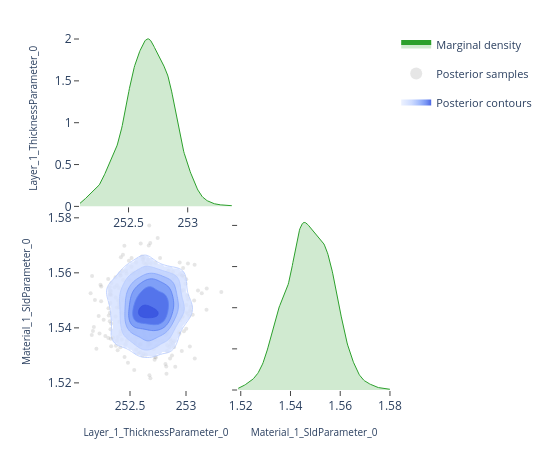

Source (notebook cell):
### Code cell
# ---- Pairwise focus: thickness vs SLD ---------------------------------------
# A 2-parameter corner plot zooms in on the joint posterior for a specific
# pair.  This is the same view the EasyReflectometryApp's "2D Heatmap"
# sub-tab uses to inspect parameter degeneracies.


params_of_interest = ['Layer_1_ThicknessParameter_0', 'Material_1_SldParameter_0']
idx = [posterior.param_names.index(p) for p in params_of_interest]
subset_draws = np.asarray(posterior.draws)[:, idx]

fig = plot_corner(subset_draws, params_of_interest)
fig.show()

### Figure 1 — Plotly figure (JSON) as saved in the notebook; plotly's stock layout.template omitted (floating-point values rounded to 4 significant figures; data arrays with more than 128 entries replaced by an {"elided": "..."} marker saying what was removed)
{"data": [{"fill": "tozeroy", "fillcolor": "rgba(44, 160, 44, 0.22)", "hoverinfo": "skip", "legendgroup": "marginal", "line": {"color": "rgb(44, 160, 44)", "width": 1}, "mode": "lines", "name": "Marginal density", "showlegend": true, "type": "scatter", "x": {"elided": "256 float values"}, "xaxis": "x", "y": {"elided": "256 float values"}, "yaxis": "y"}, {"hoverinfo": "skip", "legendgroup": "scatter", "marker": {"color": "rgba(140, 140, 140, 0.22)", "size": 4}, "mode": "markers", "name": "Posterior samples", "showlegend": true, "type": "scatter", "x": {"elided": "520 float values"}, "xaxis": "x3", "y": {"elided": "520 float values"}, "yaxis": "y3", "zorder": 0}, {"colorscale": [[0.0, "rgba(224, 233, 255, 0.62)"], [0.35, "rgba(183, 203, 255, 0.70)"], [0.6, "rgba(138, 169, 252, 0.78)"], [0.82, "rgba(96, 131, 242, 0.84)"], [1.0, "rgba(58, 86, 224, 0.90)"]], "connectgaps": false, "contours": {"coloring": "fill", "end": 72.66, "showlabels": false, "showlines": false, "size": 11.47, "start": 15.3}, "hoverinfo": "skip", "legendgroup": "contour", "name": "Posterior contours", "showlegend": true, "showscale": false, "type": "contour", "x": [252.1, 252.1, 252.1, 252.1, 252.2, 252.2, 252.2, 252.2, 252.2, 252.2, 252.3, 252.3, 252.3, 252.3, 252.3, 252.3, 252.3, 252.4, 252.4, 252.4, 252.4, 252.4, 252.4, 252.5, 252.5, 252.5, 252.5, 252.5, 252.5, 252.6, 252.6, 252.6, 252.6, 252.6, 252.6, 252.7, 252.7, 252.7, 252.7, 252.7, 252.7, 252.8, 252.8, 252.8, 252.8, 252.8, 252.8, 252.9, 252.9, 252.9, 252.9, 252.9, 252.9, 253.0, 253.0, 253.0, 253.0, 253.0, 253.0, 253.0, 253.1, 253.1, 253.1, 253.1, 253.1, 253.1, 253.2, 253.2, 253.2, 253.2, 253.2, 253.2, 253.3, 253.3, 253.3, 253.3, 253.3, 253.3, 253.4, 253.4], "xaxis": "x3", "y": [1.519, 1.52, 1.52, 1.521, 1.522, 1.523, 1.524, 1.524, 1.525, 1.526, 1.527, 1.527, 1.528, 1.529, 1.53, 1.531, 1.531, 1.532, 1.533, 1.534, 1.534, 1.535, 1.536, 1.537, 1.537, 1.538, 1.539, 1.54, 1.541, 1.541, 1.542, 1.543, 1.544, 1.544, 1.545, 1.546, 1.547, 1.548, 1.548, 1.549, 1.55, 1.551, 1.551, 1.552, 1.553, 1.554, 1.554, 1.555, 1.556, 1.557, 1.558, 1.558, 1.559, 1.56, 1.561, 1.561, 1.562, 1.563, 1.564, 1.565, 1.565, 1.566, 1.567, 1.568, 1.568, 1.569, 1.57, 1.571, 1.572, 1.572, 1.573, 1.574, 1.575, 1.575, 1.576, 1.577, 1.578, 1.578, 1.579, 1.58], "yaxis": "y3", "z": {"elided": "80x80 float values"}, "zmax": 72.66, "zmin": 15.3, "zorder": 1}, {"colorscale": [[0.0, "rgba(183, 203, 255, 0.94)"], [0.35, "rgba(183, 203, 255, 0.94)"], [0.35, "rgba(138, 169, 252, 0.95)"], [0.6, "rgba(138, 169, 252, 0.95)"], [0.6, "rgba(96, 131, 242, 0.96)"], [0.82, "rgba(96, 131, 242, 0.96)"], [0.82, "rgba(58, 86, 224, 0.98)"], [1.0, "rgba(58, 86, 224, 0.98)"]], "contours": {"coloring": "lines", "end": 72.66, "showlabels": false, "size": 11.47, "start": 15.3}, "hoverinfo": "skip", "legendgroup": "contour", "line": {"width": 0.9}, "showlegend": false, "showscale": false, "type": "contour", "x": [252.1, 252.1, 252.1, 252.1, 252.2, 252.2, 252.2, 252.2, 252.2, 252.2, 252.3, 252.3, 252.3, 252.3, 252.3, 252.3, 252.3, 252.4, 252.4, 252.4, 252.4, 252.4, 252.4, 252.5, 252.5, 252.5, 252.5, 252.5, 252.5, 252.6, 252.6, 252.6, 252.6, 252.6, 252.6, 252.7, 252.7, 252.7, 252.7, 252.7, 252.7, 252.8, 252.8, 252.8, 252.8, 252.8, 252.8, 252.9, 252.9, 252.9, 252.9, 252.9, 252.9, 253.0, 253.0, 253.0, 253.0, 253.0, 253.0, 253.0, 253.1, 253.1, 253.1, 253.1, 253.1, 253.1, 253.2, 253.2, 253.2, 253.2, 253.2, 253.2, 253.3, 253.3, 253.3, 253.3, 253.3, 253.3, 253.4, 253.4], "xaxis": "x3", "y": [1.519, 1.52, 1.52, 1.521, 1.522, 1.523, 1.524, 1.524, 1.525, 1.526, 1.527, 1.527, 1.528, 1.529, 1.53, 1.531, 1.531, 1.532, 1.533, 1.534, 1.534, 1.535, 1.536, 1.537, 1.537, 1.538, 1.539, 1.54, 1.541, 1.541, 1.542, 1.543, 1.544, 1.544, 1.545, 1.546, 1.547, 1.548, 1.548, 1.549, 1.55, 1.551, 1.551, 1.552, 1.553, 1.554, 1.554, 1.555, 1.556, 1.557, 1.558, 1.558, 1.559, 1.56, 1.561, 1.561, 1.562, 1.563, 1.564, 1.565, 1.565, 1.566, 1.567, 1.568, 1.568, 1.569, 1.57, 1.571, 1.572, 1.572, 1.573, 1.574, 1.575, 1.575, 1.576, 1.577, 1.578, 1.578, 1.579, 1.58], "yaxis": "y3", "z": {"elided": "80x80 float values"}, "zmax": 72.66, "zmin": 15.3, "zorder": 2}, {"fill": "tozeroy", "fillcolor": "rgba(44, 160, 44, 0.22)", "hoverinfo": "skip", "legendgroup": "marginal", "line": {"color": "rgb(44, 160, 44)", "width": 1}, "mode": "lines", "name": "Marginal density", "showlegend": false, "type": "scatter", "x": {"elided": "256 float values"}, "xaxis": "x4", "y": {"elided": "256 float values"}, "yaxis": "y4"}], "layout": {"height": 450, "legend": {"font": {"size": 11}, "itemsizing": "constant", "orientation": "v", "x": 1.02, "xanchor": "left", "y": 1.0, "yanchor": "top"}, "margin": {"b": 60, "l": 80, "r": 160, "t": 30}, "plot_bgcolor": "white", "showlegend": true, "width": 550, "xaxis": {"anchor": "y", "domain": [0.0, 0.49], "showgrid": false, "ticks": "outside", "zeroline": false}, "xaxis2": {"anchor": "y2", "domain": [0.51, 1.0], "showgrid": false, "ticks": "outside", "visible": false, "zeroline": false}, "xaxis3": {"anchor": "y3", "domain": [0.0, 0.49], "showgrid": false, "ticks": "outside", "title": {"font": {"size": 10}, "text": "Layer_1_ThicknessParameter_0"}, "zeroline": false}, "xaxis4": {"anchor": "y4", "domain": [0.51, 1.0], "showgrid": false, "ticks": "outside", "title": {"font": {"size": 10}, "text": "Material_1_SldParameter_0"}, "zeroline": false}, "yaxis": {"anchor": "x", "domain": [0.51, 1.0], "showgrid": false, "ticks": "outside", "title": {"font": {"size": 10}, "text": "Layer_1_ThicknessParameter_0"}, "zeroline": false}, "yaxis2": {"anchor": "x2", "domain": [0.51, 1.0], "showgrid": false, "ticks": "outside", "visible": false, "zeroline": false}, "yaxis3": {"anchor": "x3", "domain": [0.0, 0.49], "showgrid": false, "ticks": "outside", "title": {"font": {"size": 10}, "text": "Material_1_SldParameter_0"}, "zeroline": false}, "yaxis4": {"anchor": "x4", "domain": [0.0, 0.49], "showgrid": false, "showticklabels": false, "ticks": "outside", "zeroline": false}}}
